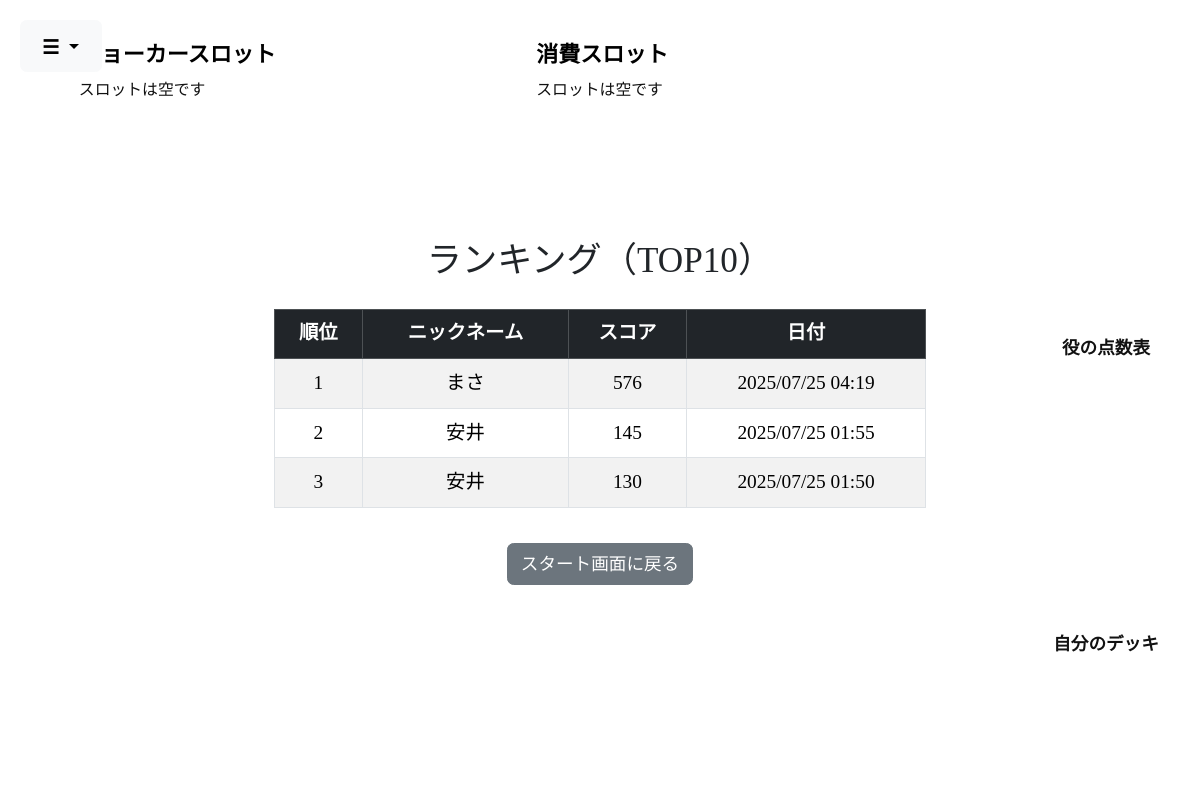
The page /ranking/ on the database its author committed.
### game/models.py (models this page shows, shortened)
class RankRecord(models.Model):
    nickname = models.CharField(max_length=30)
    score = models.PositiveIntegerField()
    date = models.DateTimeField(auto_now_add=True)

### game/views.py (the view)
# urls.py: path("ranking/", views.RankingView.as_view(), name="ranking"),
class RankingView(TemplateView):
    template_name = "game/ranking.html"
    def get_context_data(self, **kwargs):
        context = super().get_context_data(**kwargs)
        context["top_scores"] = RankRecord.objects.order_by("-score")[:10]
        return context

### game/context_processors.py (called while the page is built, shortened)
def card_slots(request):
    game_id = request.session.get("game_id")
    if not game_id:
        return {}

def score_table_context(request):
    raw_table = {
        (0, 0): 2, (0, 1): 3, (1, 0): 3,
        (0, 2): 5, (1, 1): 5, (2, 0): 7,
        (0, 3): 11, (1, 2): 11, (2, 1): 13,
        (3, 0): 17, (0, 4): 19, (1, 3): 19,
        (2, 2): 23, (4, 0): 29
    }
    items = [ (f"{k[0]}H{k[1]}B", v) for k, v in raw_table.items() ]
    paired_rows = [ items[i:i+2] for i in range(0, len(items), 2) ]
    return {'score_table_rows': paired_rows}

### templates/game/ranking.html (shortened to what this page needs)
{% extends "game/base.html" %}
{% block content %}
<div class="container text-center" style="margin-top: 30vh; font-family: 'Cinzel', serif !important;">
    <h2 class="text-dark">ランキング（TOP10）</h2>
    <div class="mx-auto" style="width: 60%;">
        <table class="table table-striped table-bordered mt-4">
            <thead class="table-dark">
                <tr>
                    <th>順位</th>
                    <th>ニックネーム</th>
                    <th>スコア</th>
                    <th>日付</th>
                </tr>
            </thead>
            <tbody>
                {% for record in top_scores %}
                <tr>
                    <td>{{ forloop.counter }}</td>
                    <td>{{ record.nickname }}</td>
                    <td>{{ record.score }}</td>
                    <td>{{ record.date|date:"Y/m/d H:i" }}</td>
                </tr>
                {% empty %}
                <tr>
                    <td colspan="4">まだ記録がありません。</td>
                </tr>
                {% endfor %}
            </tbody>
        </table>
    </div>
    <a href="{% url 'game_start' %}" class="btn btn-secondary mt-3">スタート画面に戻る</a>
</div>
{% endblock %}

### templates/game/base.html (style rules this page uses)
html, body { margin: 0; padding: 0; height: 100%; font-family: 'Segoe UI', sans-serif; overflow-x: hidden; background-color: transparent; font-size: 1.1rem; line-height: 1.6; }
h1, h2, h3, h4, h5 { color: #111; text-shadow: 0 0 8px rgba(255, 255, 255, 0.15); }

### rows shown on the page
RankRecord: nickname "まさ", score "576", date "2025/07/25 04:19"
RankRecord: nickname "安井", score "145", date "2025/07/25 01:55"
RankRecord: nickname "安井", score "130", date "2025/07/25 01:50"
